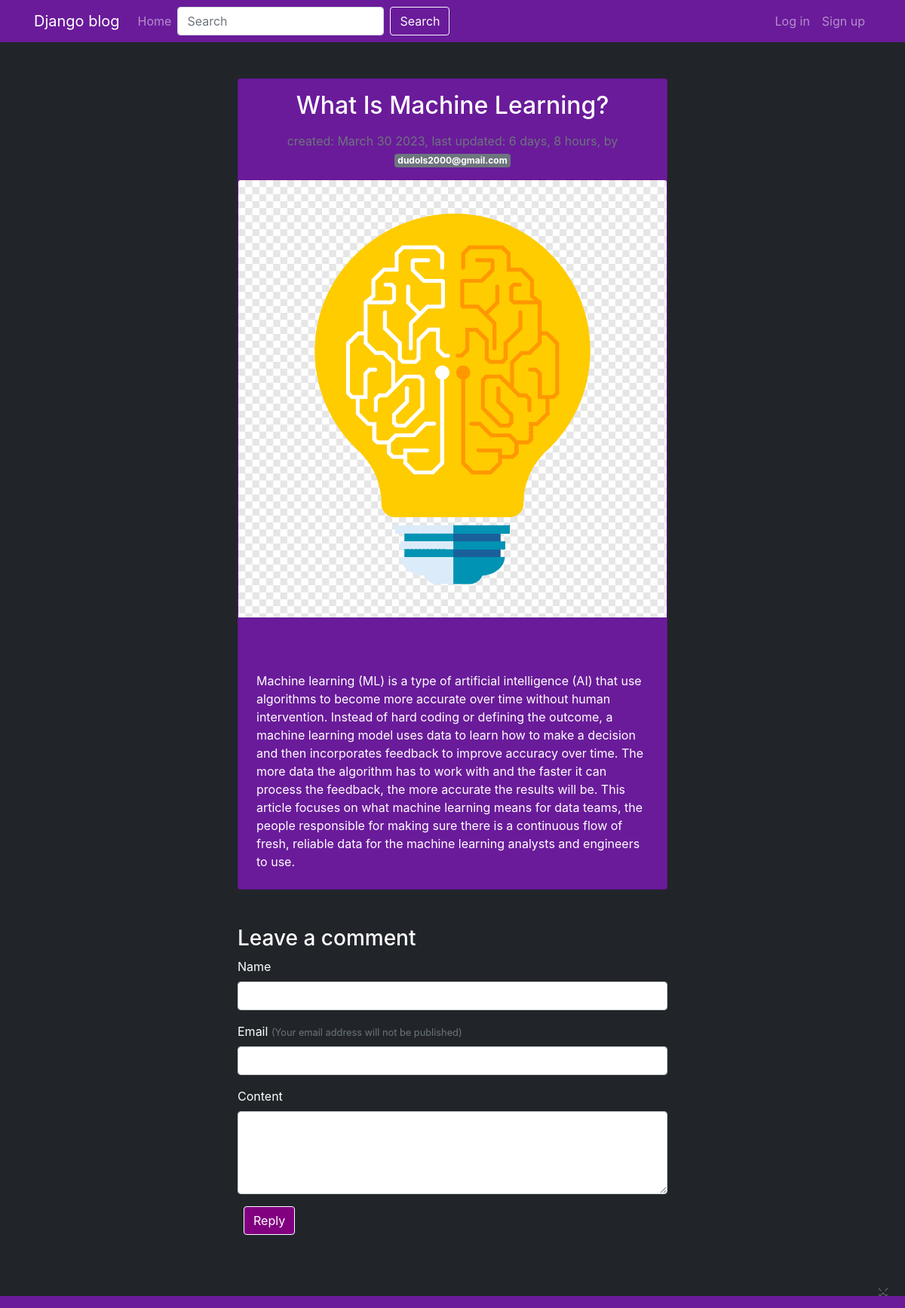
Screenshot of /post/1/what-is-machine-learning with the database file from the repository.
### core/models.py (models this page shows, shortened)
class Post(models.Model):
    title = models.CharField(max_length=200, db_index=True)
    slug = models.SlugField(max_length=200, db_index=True)
    author = models.ForeignKey(
        settings.AUTH_USER_MODEL, on_delete=models.CASCADE)
    content = models.TextField()
    image = models.ImageField(upload_to='', blank=True, null=True)
    tags = models.ManyToManyField(Tag, blank=True)
    created_on = models.DateTimeField(auto_now_add=True)
    updated_on = models.DateTimeField(auto_now=True)
    class Meta:
        ordering = ['-created_on']

### users/models.py (models this page shows)
class User(AbstractUser):
    email = models.EmailField('email address', unique=True)
    USERNAME_FIELD = 'email'
    REQUIRED_FIELDS = ["username"]

### core/views.py (the view)
# urls.py: path('post/<pk>/<slug:slug>', PostView.as_view(), name='post'),
class PostView(DetailView):
    model = Post
    template_name = "core/post.html"
    def get_context_data(self, **kwargs):
        context = super().get_context_data(**kwargs)
        pk = self.kwargs["pk"]
        slug = self.kwargs["slug"]
        form = CommentForm()
        post = get_object_or_404(Post, pk=pk, slug=slug)
        comments = post.comment_set.all()
        context['post'] = post
        context['comments'] = comments
        context['form'] = form
        return context
    def post(self, request, *args, **kwargs):
        form = CommentForm(request.POST)
        self.object = self.get_object()
        context = super().get_context_data(**kwargs)
        post = Post.objects.filter(id=self.kwargs['pk'])[0]
        comments = post.comment_set.all()
        context['post'] = post
        context['comments'] = comments
        context['form'] = form
        if form.is_valid():
            name = form.cleaned_data['name']
            email = form.cleaned_data['email']
            content = form.cleaned_data['content']
            comment = Comment.objects.create(
                name=name, email=email, content=content, post=post
            )
            form = CommentForm()
            context['form'] = form
            return self.render_to_response(context=context)
        return self.render_to_response(context=context)

### users/forms.py
class SearchForm(forms.Form):
    query = forms.CharField(max_length=100, widget=forms.TextInput(attrs={'placeholder': 'Search', 'class': 'form-control mr-sm-2'}))

### core/forms.py
class CommentForm(forms.ModelForm):
    class Meta:
        model = Comment
        fields = ('name', 'email', 'content')

### users/context_processors.py (called while the page is built)
def search_form(request):
    return {'search_form': SearchForm()}

### templates/core/post.html (shortened to what this page needs)
{% extends 'base.html' %}
{% load static %}
{% block content %}
<div class="container-fluid my-5">
  <div class="row">
    <div class="col-lg-6 offset-lg-3">
      <div class="card">
        <h2 class="card-title text-center my-3">{{ post.title }}</h2>
        <div class="text-muted text-center mb-3">
          <div>
            created: {{ post.created_on|date:"N j Y" }},
            last updated: {{ post.updated_on|timesince }},
            by
            <a class="badge badge-secondary" href="{% url 'users:profile' post.author.username %}">
              {{ post.author }}
            </a>
          </div>
        </div>
        {% if post.image %}
        <img class="card-img-top" src="{{ post.image.url }}" alt="{{ post.title }}">
        {% endif %}
        <div class="card-text mt-5 p-4">
          {{ post.content }}
        </div>
      </div>
    </div>
  </div>
<div class="row mt-5">
  <div class="col-lg-6 offset-lg-3">
    <h3 class="white-text">Leave a comment</h3>
    <form method='POST'>
      <div class="form-group">
        <label for="id_name" class="white-text">{{ form.name.label }}</label>
        <input type="text" class="form-control {% if form.name.errors %}is-invalid{% endif %}" id="id_name"      name="name" value="{{ form.name.value|default:'' }}">
  </div>
  <div class="form-group">
    <label for="id_email" class="white-text">{{ form.email.label }}</label>
    <span class="text-muted"><small>(Your email address will not be published)</small></span>
    <input type="text" class="form-control {% if form.email.errors %}is-invalid{% endif %}" id="id_email"
      name="email" value="{{ form.email.value|default:'' }}">
  </div>
  <div class="form-group">
    <label for="id_content" class="white-text">{{ form.content.label }}</label>
    <textarea class="form-control {% if form.content.errors %}is-invalid{% endif %}" id="id_content"
      name="content" rows="4">{{ form.content.value|default:'' }}</textarea>
  </div>
  <button class="btn btn-reply ml-2" type="submit">Reply</button>
</form>
</div>
</div>
</div>
{% endblock %}

### templates/base.html (style rules this page uses)
.card { background-color: #6a1b9a; color: #ffffff; }
.white-text { color: #ffffff; }

### templates/core/post.html (style rules this page uses)
.white-text { color: white; }
.btn-reply { background-color: purple; color: white; border: 1px solid white; }

### rows the page displays
Post: title "What Is Machine Learning?", created_on "March 30 2023", updated_on "6 days, 8 hours", author "dudols2000@gmail.com", image (picture), content "Machine learning (ML) is a type of artificial intelligence (AI) that use algorithms to become more accurate over time without human intervention. Instead of hard coding or defining the outcome, a machine learning model uses data to learn how to make a decision and then incorporates feedback to improve accuracy over time. The more data the algorithm has to work with and the faster it can process the feedback, the more accurate the results will be. This article focuses on what machine learning means for data teams, the people responsible for making sure there is a continuous flow of fresh, reliable data for the machine learning analysts and engineers to use."
